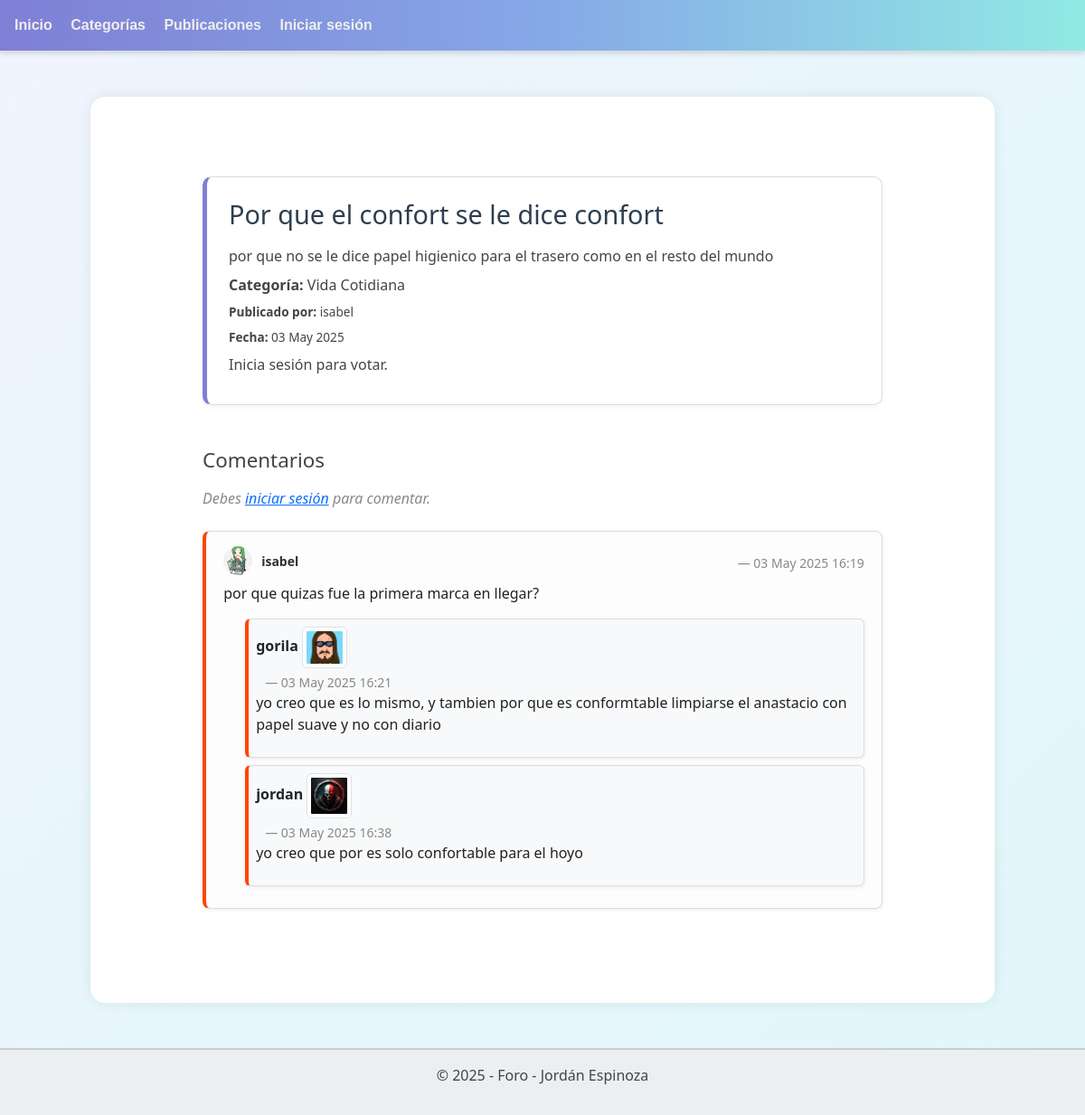
The app's page /foro/publicaciones/detalle/19 with its own data.
### foro_aplicacion/models.py (models this page shows, shortened)
class Publicacion(models.Model):
    titulo = models.CharField(max_length=100)
    cuerpo = models.TextField()
    fecha_creacion = models.DateTimeField(auto_now_add=True)
    fecha_modificacion = models.DateTimeField(auto_now=True)
    usuario = models.ForeignKey(Usuario, on_delete=models.CASCADE, related_name='publicaciones')
    categoria = models.ForeignKey(Categoria, on_delete=models.CASCADE, related_name='publicaciones')
    etiquetas = models.ManyToManyField(Etiqueta, through='PublicacionEtiqueta', related_name='publicaciones')

class Categoria(models.Model):
    nombre = models.CharField(max_length=50)
    descripcion = models.TextField(blank=True)
    fecha_creacion = models.DateTimeField(auto_now_add=True)
    usuario = models.ForeignKey(Usuario, on_delete=models.CASCADE, related_name='categorias')

class Usuario(AbstractUser):
    correo = models.EmailField(max_length=100, unique=True)
    es_admin = models.BooleanField(default=False)
    es_baneado = models.BooleanField(default=False)
    es_moderador = models.BooleanField(default=False)
    es_autor = models.BooleanField(default=False)
    reputacion = models.IntegerField(default=0)
    avatar = models.ImageField(upload_to='avatars/', blank=True, null=True)
    class Meta:
        verbose_name = 'Usuario'
        verbose_name_plural = 'Usuarios'
    @property
    def avatar_url(self):
        if not self.avatar:
            return static('assets/img/default_avatar.png')
        return self.avatar.url

class Comentario(models.Model):
    publicacion = models.ForeignKey(Publicacion, on_delete=models.CASCADE, related_name='comentarios')
    usuario = models.ForeignKey(Usuario, on_delete=models.CASCADE, related_name='comentarios')
    contenido = models.TextField()
    fecha_creacion = models.DateTimeField(auto_now_add=True)
    comentario_padre = models.ForeignKey('self', on_delete=models.CASCADE, null=True, blank=True, related_name='respuestas')

### foro_aplicacion/views.py (the view, shortened to what this page needs)
# urls.py: path('publicaciones/detalle/<int:pk>', PublicacionDetailView.as_view(), name='detalle_publicacion'),
class PublicacionDetailView(FormMixin, DetailView):
    model = Publicacion
    template_name = 'publicaciones/detalle.html'
    context_object_name = 'publicacion'
    form_class = ComentarioForm
    def get_context_data(self, **kwargs):
        context = super().get_context_data(**kwargs)
        publicacion = self.get_object()
        comentarios = Comentario.objects.filter(publicacion=publicacion, comentario_padre__isnull=True).order_by('fecha_creacion')
        context['comentarios'] = comentarios
        respuestas = Comentario.objects.filter(publicacion=publicacion, comentario_padre__isnull=False).order_by('fecha_creacion')
        respuestas_por_comentario = {}
        for respuesta in respuestas:
            padre_id = respuesta.comentario_padre_id
            respuestas_por_comentario.setdefault(padre_id, []).append(respuesta)
        context['respuestas_por_comentario'] = respuestas_por_comentario
        context['likes'] = publicacion.votos.filter(valor=1).count()
        context['dislikes'] = publicacion.votos.filter(valor=-1).count()
        if 'form' not in context:
            context['form'] = self.get_form()
        return context

### foro_aplicacion/templatetags/foro_tags.py (called while the page is built)
@register.filter
def get_item(dictionary, key):
    return dictionary.get(key)

### foro_aplicacion/templates/publicaciones/detalle.html (shortened to what this page needs)
{% extends 'template_base.html' %}
{% load foro_tags %}
{% load static %}
{% block body %}
<div class="detalle-publicacion-container">
    <div class="publicacion-detalle-card">
        <h1 class="titulo">{{ publicacion.titulo }}</h1>
        <p class="contenido">{{ publicacion.cuerpo }}</p>
        <p class="categoria"><strong>Categoría:</strong> {{ publicacion.categoria.nombre }}</p>
        <p class="autor"><strong>Publicado por:</strong> {{ publicacion.usuario.username }}</p>
        <p class="fecha"><strong>Fecha:</strong> {{ publicacion.fecha_creacion|date:"d M Y" }}</p>
        {% if user.is_authenticated %}
        <div class="votos mt-3">
            <form method="post" action="{% url 'crear_voto' publicacion.id %}" style="display:inline;">
                {% csrf_token %}
                <input type="hidden" name="valor" value="1">
                <button type="submit" class="btn btn-success btn-sm">👍 Like</button>
            </form>
            <form method="post" action="{% url 'crear_voto' publicacion.id %}" style="display:inline;">
                {% csrf_token %}
                <input type="hidden" name="valor" value="-1">
                <button type="submit" class="btn btn-danger btn-sm">👎 Dislike</button>
            </form>
            <p class="mt-2">Likes: {{ likes }} | Dislikes: {{ dislikes }}</p>
        </div>
        {% else %}
            <p class="mt-2">Inicia sesión para votar.</p>
        {% endif %}
    </div>
    <div class="comentarios-section mt-5">
        <h2>Comentarios</h2>
        {% if user.is_authenticated %}
        <form method="post" class="formulario-comentario">
            {% csrf_token %}
            {{ form.as_p }}
            <div class="emoji-panel mb-2">
                <button type="button" class="emoji-btn" onclick="insertEmoji('😊', 'id_contenido')">😊</button>
                <button type="button" class="emoji-btn" onclick="insertEmoji('😂', 'id_contenido')">😂</button>
                <button type="button" class="emoji-btn" onclick="insertEmoji('😢', 'id_contenido')">😢</button>
                <button type="button" class="emoji-btn" onclick="insertEmoji('👍', 'id_contenido')">👍</button>
                <button type="button" class="emoji-btn" onclick="insertEmoji('🔥', 'id_contenido')">🔥</button>
            </div>
            <button type="submit" class="btn btn-primary">Comentar</button>
        </form>
        <button class="btn btn-secondary mt-2" id="openGifSelectorBtn">Añadir GIF</button>
        <div id="gifSelector" class="gif-selector" style="display:none;">
            <input type="text" id="gifSearchInput" placeholder="Buscar GIFs...">
            <div id="gifResults"></div>
        </div>
        {% else %}
            <p class="info-login">Debes <a href="{% url 'login' %}">iniciar sesión</a> para comentar.</p>
        {% endif %}
        <div class="lista-comentarios mt-4">
        {% for comentario in comentarios %}
            <div class="comentario-card fade-in mb-3">
                <div class="comentario-header" style="display: flex; align-items: center; gap: 10px;">
                    <img src="{{ comentario.usuario.avatar_url }}" alt="Avatar" style="width: 32px; height: 32px; object-fit: cover; border-radius: 50%;">
                    <strong>{{ comentario.usuario.username }}</strong>
                    <span class="comentario-fecha" style="margin-left: auto;">— {{ comentario.fecha_creacion|date:"d M Y H:i" }}</span>
                </div>
                <p class="comentario-texto">{{ comentario.contenido|safe }}</p>
                {% with respuestas_por_comentario|get_item:comentario.id as respuestas %}
                {% if respuestas %}
                    <div class="ms-4 mt-3">
                        {% for respuesta in respuestas %}
                        <div class="comentario-card bg-light p-2 mb-2 rounded">
                            <strong>{{ respuesta.usuario.username }}</strong>
                            <img src="{{ respuesta.usuario.avatar_url }}" alt="Avatar" style="max-width: 50px;" class="img-thumbnail">
                            <span class="comentario-fecha small">— {{ respuesta.fecha_creacion|date:"d M Y H:i" }}</span>
                            <p class="comentario-texto">{{ respuesta.contenido|safe }}</p>
                        </div>
                        {% endfor %}
                    </div>
                {% endif %}
                {% endwith %}
            </div>
        {% empty %}
            <p>No hay comentarios todavía. Sé el primero en opinar.</p>
        {% endfor %}
        </div>
    </div>
</div>
<link href="https://cdn.jsdelivr.net/npm/bootstrap@5.3.0-alpha1/dist/css/bootstrap.min.css" rel="stylesheet">
{% endblock %}

### static/css/styles.css (style rules this page uses)
body { margin: 0; padding: 0; background: linear-gradient(135deg, #f0f4ff, #e0f7fa); color: #333; font-family: 'Segoe UI', Tahoma, Geneva, Verdana, sans-serif; }
body { font-family: Arial, sans-serif; background-color: #f4f4f4; color: #333; }
.titulo { font-size: 2em; margin-bottom: 20px; color: #0073e6; }
.autor, .fecha { font-size: 0.85rem; color: #777; margin: 0.2rem 0; }
.detalle-publicacion-container { max-width: 800px; margin: 2rem auto; padding: 1.5rem; }
.publicacion-detalle-card { background-color: #ffffff; border: 1px solid #ddd; border-left: 5px solid #7f7fd5; padding: 1.5rem; border-radius: 10px; margin-bottom: 2rem; box-shadow: 0 2px 6px rgba(0,0,0,0.05); }
.publicacion-detalle-card h1.titulo { font-size: 1.8rem; color: #2c3e50; margin-bottom: 1rem; }
.publicacion-detalle-card p { margin-bottom: 0.5rem; color: #444; }
.comentarios-section h2 { font-size: 1.4rem; color: #444; margin-bottom: 1rem; }
.lista-comentarios { margin-top: 1.5rem; }
.comentario-card { border: 1px solid #ddd; border-radius: 8px; padding: 1rem; margin-bottom: 1rem; background-color: #f9f9f9; }
.info-login { font-style: italic; color: #888; }
.comentario-card { background-color: #fdfdfd; border-left: 4px solid #ff4500; padding: 1rem 1.2rem; margin-bottom: 1.5rem; border-radius: 8px; box-shadow: 0 1px 4px rgba(0, 0, 0, 0.08); animation: fadeIn ease 0.6s; }
.comentario-header { font-size: 14px; color: #555; margin-bottom: 0.5rem; display: flex; justify-content: space-between; align-items: center; }
.comentario-header strong { color: #2e2e2e; font-weight: 600; }
.comentario-fecha { font-size: 13px; color: #888; margin-left: 10px; }
.comentario-texto { font-size: 16px; color: #222; line-height: 1.5; }
h2 { font-size: 24px; font-weight: bold; margin-bottom: 15px; color: #333; }
.publicacion-fecha, .comentario-fecha { font-size: 14px; color: #888; display: block; margin-top: 5px; }

### records on screen
Publicacion: titulo "Por que el confort se le dice confort", cuerpo "por que no se le dice papel higienico para el trasero como en el resto del mundo", categoria.nombre "Vida Cotidiana", usuario.username "isabel", fecha_creacion "03 May 2025"
Comentario: usuario.avatar_url (picture), usuario.username "isabel", fecha_creacion "03 May 2025 16:19", contenido "por que quizas fue la primera marca en llegar?"
Comentario: usuario.username "gorila", usuario.avatar_url (picture), fecha_creacion "03 May 2025 16:21", contenido "yo creo que es lo mismo, y tambien por que es conformtable limpiarse el anastacio con papel suave y no con diario"
Comentario: usuario.username "jordan", usuario.avatar_url (picture), fecha_creacion "03 May 2025 16:38", contenido "yo creo que por es solo confortable para el hoyo"
